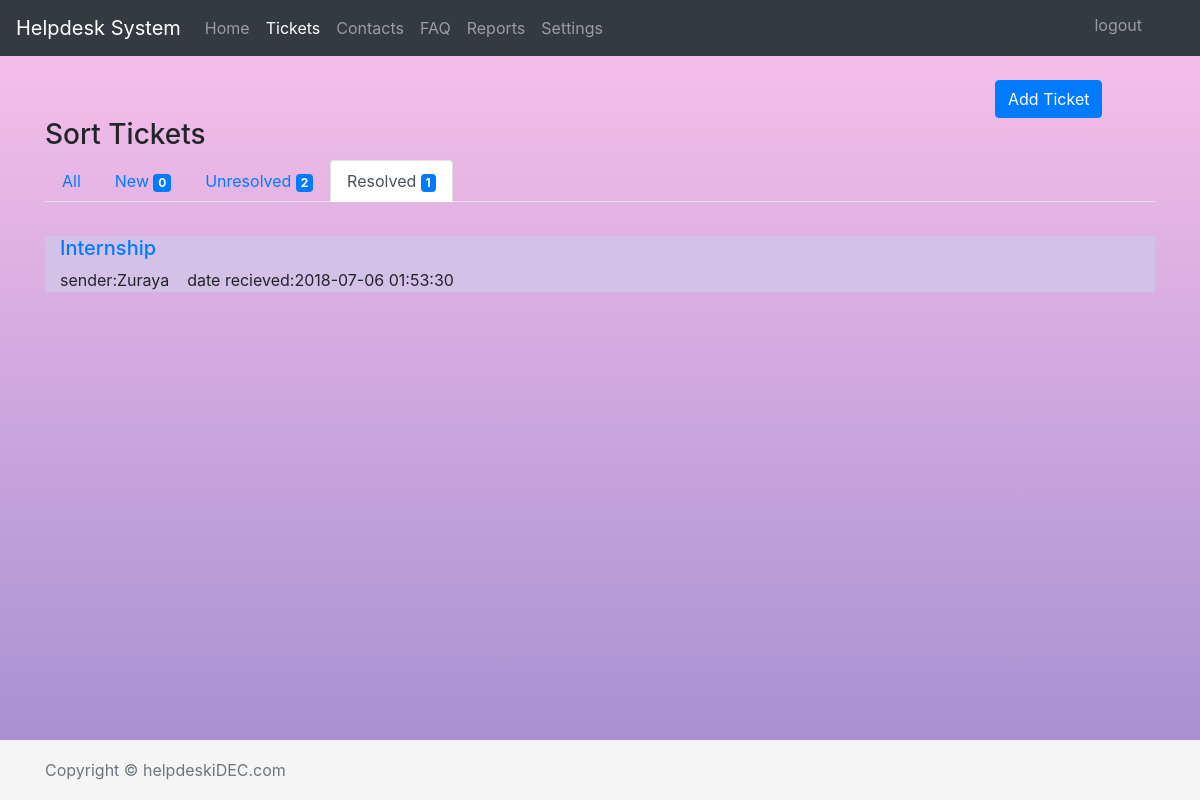
Screenshot of /helpdesk/tickets_resolved.php (signed in) with the database file from the repository.
### tables this page shows
CREATE TABLE `ticket` (
  `id` int(100) NOT NULL,
  `name` text NOT NULL,
  `email` varchar(423) NOT NULL,
  `title` varchar(20) NOT NULL,
  `phone_number` int(20) NOT NULL,
  `issue_title` varchar(20) NOT NULL,
  `issue_desc` varchar(10000) NOT NULL,
  `date_and_time` timestamp NOT NULL DEFAULT CURRENT_TIMESTAMP,
  `status` varchar(50) NOT NULL DEFAULT 'unresolved'
);

### helpdesk/tickets_resolved.php (the view, shortened to what this page needs)
<!doctype html>
<html lang="en">
  <head>
    <link rel="stylesheet" href="https://stackpath.bootstrapcdn.com/bootstrap/4.1.1/css/bootstrap.min.css">
    <link href="style.css" rel="stylesheet">
  </head>
  <body>
    <nav class="navbar navbar-expand-md navbar-dark bg-dark fixed-top">
      <a class="navbar-brand" href="index.php">Helpdesk System</a>
      <div class="collapse navbar-collapse" id="navbarsExampleDefault">
        <ul class="navbar-nav mr-auto">
          <li class="nav-item ">
            <a class="nav-link" href="index.php">Home <span class="sr-only">(current)</span></a>
          </li>
          <li class="nav-item active">
            <a class="nav-link" href="tickets_home.php">Tickets</a>
          </li>
          <li class="nav-item">
            <a class="nav-link" href="contacts_home.php">Contacts</a>
          </li>
            <li class="nav-item">
            <a class="nav-link" href="FAQ_home.php">FAQ</a>
          </li>
           <li class="nav-item">
            <a class="nav-link" href="reports_home.php">Reports</a>
          </li>
          <li class="nav-item">
            <a class="nav-link" href="settings_home.php">Settings</a>
          </li>
          <li class="nav-item "style=' position:fixed;right:50px;top:5px;'>
            <a class="nav-link " href="logout.php">logout</a>
          </li>
        </ul>
      </div>
    </nav>
    <main role="main" class="container">
<section>
        <button  type="button" class="btn btn-primary" data-toggle="modal" data-target="#exampleModal" style="margin-left:950px;margin-top: 80px;">
            Add Ticket
          </button>
  <h3 >Sort Tickets</h3>
<ul class="nav nav-tabs">
  <li class="nav-item">
    <a class="nav-link " href="tickets_home.php">All</a>
  </li>
  <li class="nav-item">
  <?php
require 'conn.php';
$sql = "SELECT * FROM ticket WHERE date_and_time > DATE_SUB(NOW(), INTERVAL 1 DAY) ";
$unresolve = "SELECT * FROM ticket WHERE status ='unresolved' ";
$resolve = "SELECT * FROM ticket WHERE status='resolved' ";
$unres = $conn->query($unresolve);
$res = $conn->query($resolve);
$res_array= mysqli_num_rows($res);
$result = $conn->query($sql);
$unres_array= mysqli_num_rows($unres);
$array= mysqli_num_rows($result);
    echo'<a class="nav-link " href="tickets_new.php">New <span class="badge badge-primary">'.$array.'</span></a>';
 echo' </li>';
echo'  <li class="nav-item">';
echo'   <a class="nav-link" href="tickets_unresolved.php">Unresolved <span class="badge badge-primary">'.$unres_array.'</span></a>';
echo'  </li>';
echo' <li class="nav-item">';
echo'  <a class="nav-link active" href="tickets_resolved.php">Resolved <span class="badge badge-primary">'.$res_array.'</span></a>';
  echo'  </li>';
echo'</ul>';
?>
  <br>
</section>
        <section>
        <?php
require 'conn.php';
$sql = "SELECT * FROM ticket where status ='resolved'ORDER BY date_and_time DESC";
$result = $conn->query($sql);
      while($row = $result->fetch_assoc()) {
        echo '<div class="container" >';
        echo '<div class="row">';
         echo'   <div class="col-md-12 "style="margin-top:10px;background-color:	#D3C1E8;position: static">';
        echo '<a href="tickets_reply.php?id='.$row["id"].'"><h5>'. $row["issue_title"].'</h5></a>';
         echo '   <span>sender:'. $row["name"].'</span>&nbsp &nbsp';
          echo'  <span>date recieved:'. $row["date_and_time"].'</span>';
        echo '</div>';
        }
  ?>
        </section>
    </main>
    <footer class="footer">
      <div class="container">
        <span class="text-muted">Copyright © helpdeskiDEC.com</span>
      </div>
    </footer>
  </body>
</html>

### helpdesk/style.css (style rules this page uses)
html { position: relative; min-height: 100%; }
body { margin-bottom: 60px; background-image: linear-gradient(to top, #a18cd1 0%, #fbc2eb 100%); }
.footer { position: fixed; bottom: 0; width: 100%; height: 60px; line-height: 60px; background-color: #f5f5f5; left: 0px; right: 0px; margin-bottom: 0px; display: inline-block; }

### rows the page displays
ticket: issue_title "Internship", name "Zuraya", date_and_time "2018-07-06 01:53:30"

### other values shown
$array "0"
$unres_array "2"
$res_array "1"
